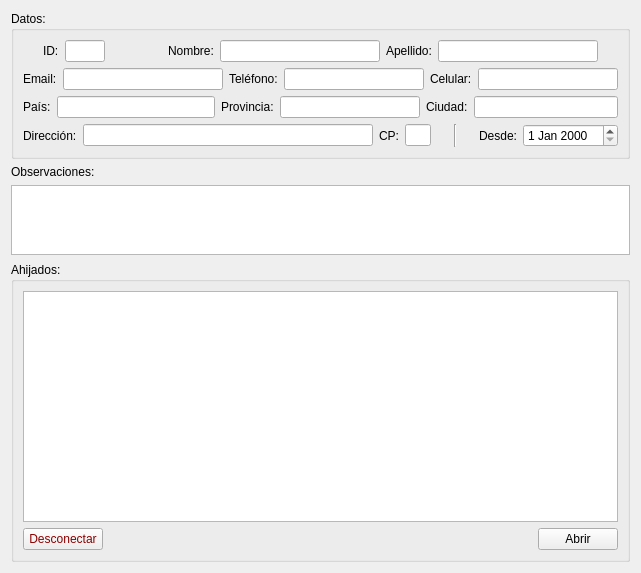
          <widget class="QWidget" name="scrollAreaWidgetContents_2">
           <property name="geometry">
            <rect>
             <x>0</x>
             <y>0</y>
             <width>637</width>
             <height>573</height>
            </rect>
           </property>
           <layout class="QVBoxLayout" name="verticalLayout_26">
            <item>
             <widget class="QGroupBox" name="tab7_Info">
              <property name="title">
               <string>Datos:</string>
              </property>
              <layout class="QVBoxLayout" name="verticalLayout_24">
               <item>
                <layout class="QHBoxLayout" name="horizontalLayout_81">
                 <item>
                  <spacer name="horizontalSpacer_53">
                   <property name="orientation">
                    <enum>Qt::Horizontal</enum>
                   </property>
                   <property name="sizeType">
                    <enum>QSizePolicy::Fixed</enum>
                   </property>
                   <property name="sizeHint" stdset="0">
                    <size>
                     <width>20</width>
                     <height>20</height>
                    </size>
                   </property>
                  </spacer>
                 </item>
                 <item>
                  <layout class="QHBoxLayout" name="horizontalLayout_82">
                   <property name="spacing">
                    <number>6</number>
                   </property>
                   <property name="sizeConstraint">
                    <enum>QLayout::SetFixedSize</enum>
                   </property>
                   <item>
                    <widget class="QLabel" name="label_59">
                     <property name="maximumSize">
                      <size>
                       <width>20</width>
                       <height>16777215</height>
                      </size>
                     </property>
                     <property name="text">
                      <string>ID:</string>
                     </property>
                    </widget>
                   </item>
                   <item>
                    <widget class="QLineEdit" name="tab7_ID">
                     <property name="maximumSize">
                      <size>
                       <width>40</width>
                       <height>16777215</height>
                      </size>
                     </property>
                    </widget>
                   </item>
                   <item>
                    <spacer name="horizontalSpacer_54">
                     <property name="orientation">
                      <enum>Qt::Horizontal</enum>
                     </property>
                     <property name="sizeType">
                      <enum>QSizePolicy::Expanding</enum>
                     </property>
                     <property name="sizeHint" stdset="0">
                      <size>
                       <width>40</width>
                       <height>20</height>
                      </size>
                     </property>
                    </spacer>
                   </item>
                  </layout>
                 </item>
                 <item>
                  <layout class="QHBoxLayout" name="horizontalLayout_83">
                   <item>
                    <widget class="QLabel" name="label_60">
                     <property name="text">
                      <string>Nombre:</string>
                     </property>
                    </widget>
                   </item>
                   <item>
                    <widget class="QLineEdit" name="tab7_Name">
                     <property name="minimumSize">
                      <size>
                       <width>160</width>
                       <height>0</height>
                      </size>
                     </property>
                     <property name="toolTip">
                      <string>&lt;html&gt;&lt;head/&gt;&lt;body&gt;&lt;p&gt;* Requerido&lt;/p&gt;&lt;/body&gt;&lt;/html&gt;</string>
                     </property>
                    </widget>
                   </item>
                  </layout>
                 </item>
                 <item>
                  <layout class="QHBoxLayout" name="horizontalLayout_84">
                   <item>
                    <widget class="QLabel" name="label_61">
                     <property name="text">
                      <string>Apellido:</string>
                     </property>
                    </widget>
                   </item>
                   <item>
                    <widget class="QLineEdit" name="tab7_Surname">
                     <property name="minimumSize">
                      <size>
                       <width>160</width>
                       <height>0</height>
                      </size>
                     </property>
                     <property name="toolTip">
                      <string>&lt;html&gt;&lt;head/&gt;&lt;body&gt;&lt;p&gt;* Requerido&lt;/p&gt;&lt;/body&gt;&lt;/html&gt;</string>
                     </property>
                    </widget>
                   </item>
                  </layout>
                 </item>
                 <item>
                  <spacer name="horizontalSpacer_55">
                   <property name="orientation">
                    <enum>Qt::Horizontal</enum>
                   </property>
                   <property name="sizeType">
                    <enum>QSizePolicy::Fixed</enum>
                   </property>
                   <property name="sizeHint" stdset="0">
                    <size>
                     <width>20</width>
                     <height>20</height>
                    </size>
                   </property>
                  </spacer>
                 </item>
                </layout>
               </item>
               <item>
                <layout class="QHBoxLayout" name="horizontalLayout_85">
                 <item>
                  <layout class="QHBoxLayout" name="horizontalLayout_86">
                   <item>
                    <widget class="QLabel" name="label_62">
                     <property name="text">
                      <string>Email:</string>
                     </property>
                    </widget>
                   </item>
                   <item>
                    <widget class="QLineEdit" name="tab7_Email">
                     <property name="minimumSize">
                      <size>
                       <width>160</width>
                       <height>0</height>
                      </size>
                     </property>
                     <property name="toolTip">
                      <string>&lt;html&gt;&lt;head/&gt;&lt;body&gt;&lt;p&gt;* Se requiere al menos alguno de los tres métodos de contacto&lt;/p&gt;&lt;/body&gt;&lt;/html&gt;</string>
                     </property>
                    </widget>
                   </item>
                  </layout>
                 </item>
                 <item>
                  <spacer name="horizontalSpacer_56">
                   <property name="orientation">
                    <enum>Qt::Horizontal</enum>
                   </property>
                   <property name="sizeHint" stdset="0">
                    <size>
                     <width>40</width>
                     <height>20</height>
                    </size>
                   </property>
                  </spacer>
                 </item>
                 <item>
                  <layout class="QHBoxLayout" name="horizontalLayout_87">
                   <item>
                    <widget class="QLabel" name="label_63">
                     <property name="text">
                      <string>Teléfono:</string>
                     </property>
                    </widget>
                   </item>
                   <item>
                    <widget class="QLineEdit" name="tab7_Tel">
                     <property name="minimumSize">
                      <size>
                       <width>140</width>
                       <height>0</height>
                      </size>
                     </property>
                     <property name="toolTip">
                      <string>&lt;html&gt;&lt;head/&gt;&lt;body&gt;&lt;p&gt;* Se requiere al menos alguno de los tres métodos de contacto&lt;/p&gt;&lt;/body&gt;&lt;/html&gt;</string>
                     </property>
                    </widget>
                   </item>
                  </layout>
                 </item>
                 <item>
                  <layout class="QHBoxLayout" name="horizontalLayout_88">
                   <item>
                    <widget class="QLabel" name="label_64">
                     <property name="text">
                      <string>Celular:</string>
                     </property>
                    </widget>
                   </item>
                   <item>
                    <widget class="QLineEdit" name="tab7_Cel">
                     <property name="minimumSize">
                      <size>
                       <width>140</width>
                       <height>0</height>
                      </size>
                     </property>
                     <property name="toolTip">
                      <string>&lt;html&gt;&lt;head/&gt;&lt;body&gt;&lt;p&gt;* Se requiere al menos alguno de los tres métodos de contacto&lt;/p&gt;&lt;/body&gt;&lt;/html&gt;</string>
                     </property>
                    </widget>
                   </item>
                  </layout>
                 </item>
                </layout>
               </item>
               <item>
                <layout class="QHBoxLayout" name="horizontalLayout_89">
                 <item>
                  <layout class="QHBoxLayout" name="horizontalLayout_90">
                   <item>
                    <widget class="QLabel" name="label_65">
                     <property name="text">
                      <string>País:</string>
                     </property>
                    </widget>
                   </item>
                   <item>
                    <widget class="QLineEdit" name="tab7_Country">
                     <property name="minimumSize">
                      <size>
                       <width>140</width>
                       <height>0</height>
                      </size>
                     </property>
                     <property name="toolTip">
                      <string>&lt;html&gt;&lt;head/&gt;&lt;body&gt;&lt;p&gt;* Requerido&lt;/p&gt;&lt;/body&gt;&lt;/html&gt;</string>
                     </property>
                    </widget>
                   </item>
                  </layout>
                 </item>
                 <item>
                  <layout class="QHBoxLayout" name="horizontalLayout_91">
                   <item>
                    <widget class="QLabel" name="label_66">
                     <property name="text">
                      <string>Provincia:</string>
                     </property>
                    </widget>
                   </item>
                   <item>
                    <widget class="QLineEdit" name="tab7_State">
                     <property name="minimumSize">
                      <size>
                       <width>140</width>
                       <height>0</height>
                      </size>
                     </property>
                     <property name="toolTip">
                      <string>&lt;html&gt;&lt;head/&gt;&lt;body&gt;&lt;p&gt;* Requerido&lt;/p&gt;&lt;/body&gt;&lt;/html&gt;</string>
                     </property>
                    </widget>
                   </item>
                  </layout>
                 </item>
                 <item>
                  <layout class="QHBoxLayout" name="horizontalLayout_92">
                   <item>
                    <widget class="QLabel" name="label_67">
                     <property name="text">
                      <string>Ciudad:</string>
                     </property>
                    </widget>
                   </item>
                   <item>
                    <widget class="QLineEdit" name="tab7_City">
                     <property name="minimumSize">
                      <size>
                       <width>140</width>
                       <height>0</height>
                      </size>
                     </property>
                     <property name="toolTip">
                      <string>&lt;html&gt;&lt;head/&gt;&lt;body&gt;&lt;p&gt;* Requerido&lt;/p&gt;&lt;/body&gt;&lt;/html&gt;</string>
                     </property>
                    </widget>
                   </item>
                  </layout>
                 </item>
                </layout>
               </item>
               <item>
                <layout class="QHBoxLayout" name="horizontalLayout_93">
                 <item>
                  <layout class="QHBoxLayout" name="horizontalLayout_94">
                   <item>
                    <widget class="QLabel" name="label_68">
                     <property name="text">
                      <string>Dirección:</string>
                     </property>
                    </widget>
                   </item>
                   <item>
                    <widget class="QLineEdit" name="tab7_Address">
                     <property name="minimumSize">
                      <size>
                       <width>290</width>
                       <height>0</height>
                      </size>
                     </property>
                     <property name="toolTip">
                      <string>&lt;html&gt;&lt;head/&gt;&lt;body&gt;&lt;p&gt;* Requerido&lt;/p&gt;&lt;/body&gt;&lt;/html&gt;</string>
                     </property>
                    </widget>
                   </item>
                  </layout>
                 </item>
                 <item>
                  <layout class="QHBoxLayout" name="horizontalLayout_95">
                   <item>
                    <widget class="QLabel" name="label_69">
                     <property name="maximumSize">
                      <size>
                       <width>20</width>
                       <height>16777215</height>
                      </size>
                     </property>
                     <property name="text">
                      <string>CP:</string>
                     </property>
                    </widget>
                   </item>
                   <item>
                    <widget class="QLineEdit" name="tab7_Zip">
                     <property name="maximumSize">
                      <size>
                       <width>50</width>
                       <height>16777215</height>
                      </size>
                     </property>
                    </widget>
                   </item>
                  </layout>
                 </item>
                 <item>
                  <spacer name="horizontalSpacer_66">
                   <property name="orientation">
                    <enum>Qt::Horizontal</enum>
                   </property>
                   <property name="sizeHint" stdset="0">
                    <size>
                     <width>40</width>
                     <height>20</height>
                    </size>
                   </property>
                  </spacer>
                 </item>
                 <item>
                  <widget class="Line" name="line_7">
                   <property name="orientation">
                    <enum>Qt::Vertical</enum>
                   </property>
                  </widget>
                 </item>
                 <item>
                  <spacer name="horizontalSpacer_57">
                   <property name="orientation">
                    <enum>Qt::Horizontal</enum>
                   </property>
                   <property name="sizeHint" stdset="0">
                    <size>
                     <width>40</width>
                     <height>20</height>
                    </size>
                   </property>
                  </spacer>
                 </item>
                 <item>
                  <widget class="QLabel" name="label_74">
                   <property name="text">
                    <string>Desde:</string>
                   </property>
                  </widget>
                 </item>
                 <item>
                  <widget class="QDateEdit" name="tab7_Date"/>
                 </item>
                </layout>
               </item>
              </layout>
             </widget>
            </item>
            <item>
             <widget class="QLabel" name="label_70">
              <property name="text">
               <string>Observaciones:</string>
              </property>
             </widget>
            </item>
            <item>
             <widget class="QPlainTextEdit" name="tab7_Comment">
              <property name="minimumSize">
               <size>
                <width>0</width>
                <height>0</height>
               </size>
              </property>
              <property name="maximumSize">
               <size>
                <width>16777215</width>
                <height>100</height>
               </size>
              </property>
             </widget>
            </item>
            <item>
             <spacer name="verticalSpacer">
              <property name="orientation">
               <enum>Qt::Vertical</enum>
              </property>
              <property name="sizeHint" stdset="0">
               <size>
                <width>20</width>
                <height>40</height>
               </size>
              </property>
             </spacer>
            </item>
            <item>
             <widget class="QGroupBox" name="tab7_Godsons">
              <property name="minimumSize">
               <size>
                <width>0</width>
                <height>300</height>
               </size>
              </property>
              <property name="title">
               <string>Ahijados:</string>
              </property>
              <layout class="QVBoxLayout" name="verticalLayout_27">
               <item>
                <widget class="QTableView" name="tab7_Godsons_Table"/>
               </item>
               <item>
                <layout class="QHBoxLayout" name="horizontalLayout_97">
                 <item>
                  <widget class="QPushButton" name="tab7_Disconnect">
                   <property name="styleSheet">
                    <string notr="true">color:darkred
</string>
                   </property>
                   <property name="text">
                    <string>Desconectar</string>
                   </property>
                  </widget>
                 </item>
                 <item>
                  <spacer name="horizontalSpacer_59">
                   <property name="orientation">
                    <enum>Qt::Horizontal</enum>
                   </property>
                   <property name="sizeHint" stdset="0">
                    <size>
                     <width>40</width>
                     <height>20</height>
                    </size>
                   </property>
                  </spacer>
                 </item>
                 <item>
                  <widget class="QPushButton" name="tab7_Open">
                   <property name="text">
                    <string>Abrir</string>
                   </property>
                  </widget>
                 </item>
                </layout>
               </item>
              </layout>
             </widget>
            </item>
           </layout>
          </widget>
